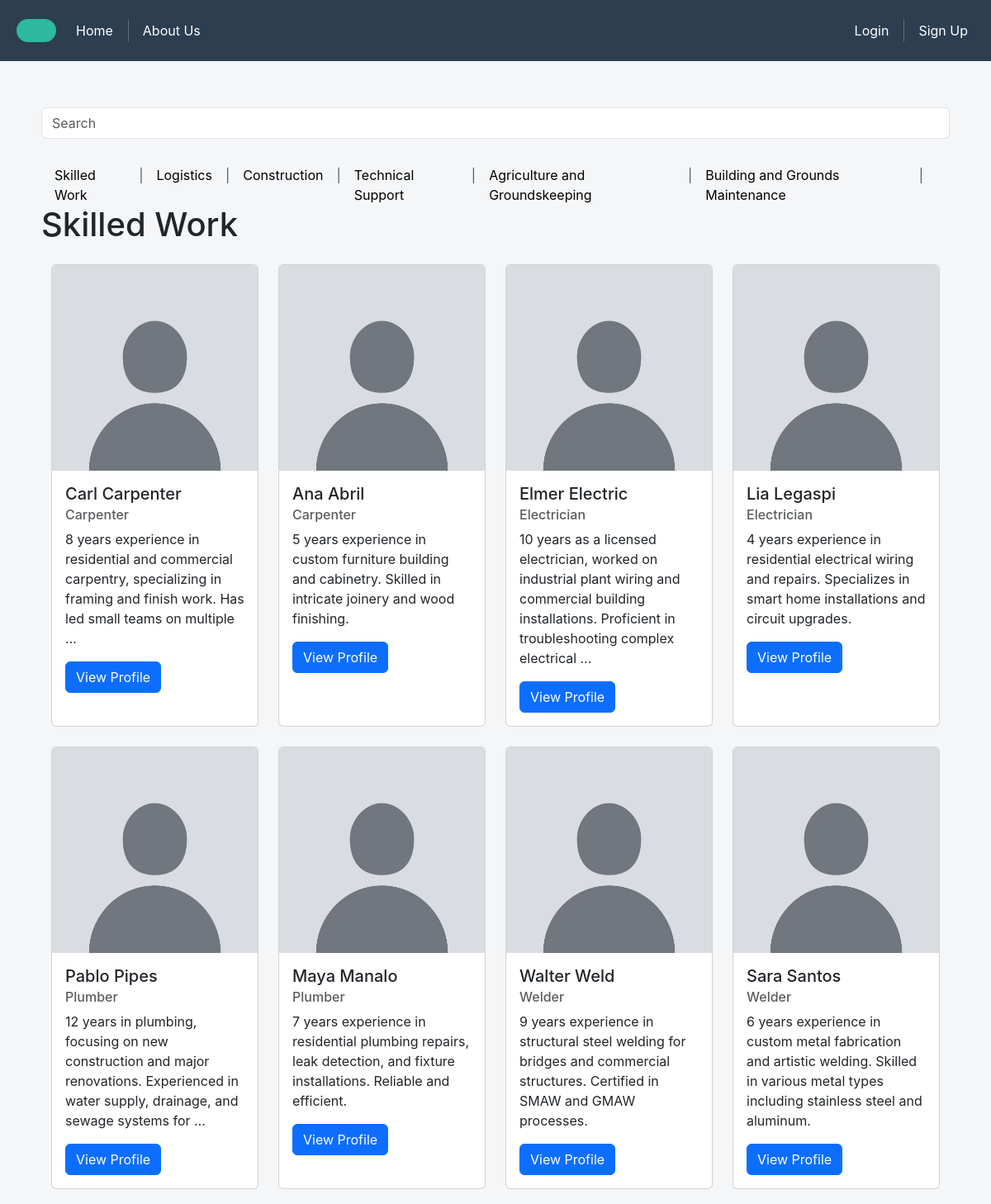
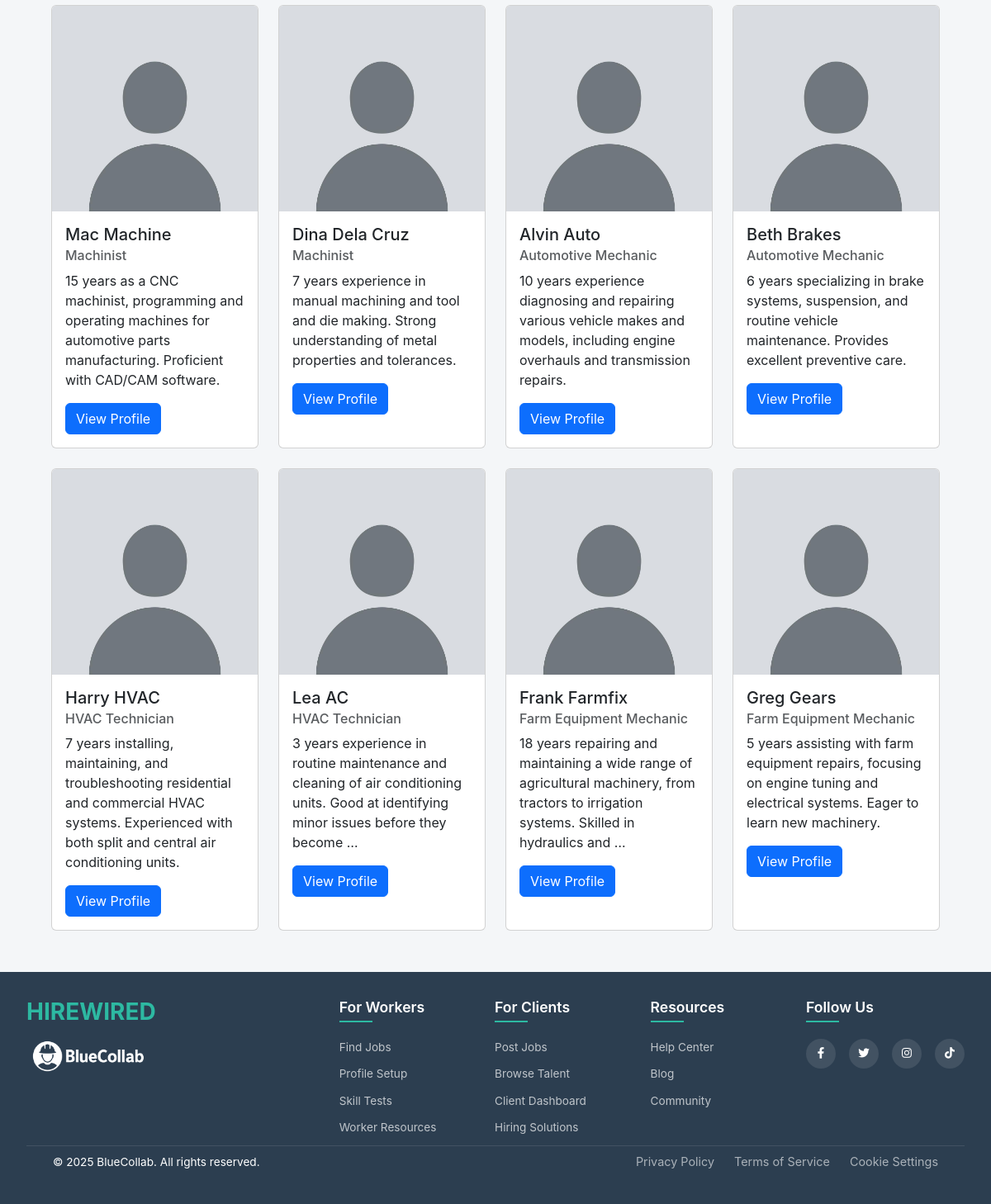
Page /workers/ on the committed database (2 pictures, top to bottom).
### findjob/models.py (models this page shows)
class Application(models.Model):
    worker = models.ForeignKey(settings.AUTH_USER_MODEL, on_delete=models.CASCADE)
    job = models.ForeignKey(Job, on_delete=models.CASCADE)
    applied_at = models.DateTimeField(auto_now_add=True)
    class Meta:
        unique_together = ('worker', 'job')  # Prevent duplicate applications

class Job(models.Model):
    name = models.CharField(max_length=255)
    description = models.TextField(blank=True)
    category = models.CharField(max_length=255)
    schedule = models.CharField(max_length=255)
    salary = models.DecimalField(decimal_places=2, max_digits=10)
    details = models.TextField(blank=True)

### session/models.py (models this page shows, shortened)
class User(AbstractUser):
    USER_TYPE_CHOICES = (
        ('worker', 'Worker'),
        ('employer', 'Employer'),
    )
    username = models.CharField(max_length=20, unique=True)
    user_type = models.CharField(max_length=10, choices=USER_TYPE_CHOICES)
    contact_number = models.CharField(max_length=100, blank=True, null=True)
    objects = UserManager()

### profiles/models.py (models this page shows, shortened)
class WorkerProfile(models.Model):
    user = models.OneToOneField(settings.AUTH_USER_MODEL, on_delete=models.CASCADE)
    experience = models.TextField(blank=True)
    details = models.TextField(blank=True)
    contact_number = models.CharField(max_length=100, blank=True)
    profile_picture = models.ImageField(upload_to='profile_pictures/', blank=True, null=True, default='profile_pictures/default.jpg')
    certification = models.FileField(upload_to='certifications/', blank=True, null=True)

### hireworkers/views.py (the view)
# urls.py: path('workers/', hire_workers_view, name='hire_workers_view'),
def hire_workers_view(request, *args, **kwargs):
    search_query = request.GET.get("search_query")
    categories = Job.objects.values_list('category', flat=True).distinct()
    categories = list(categories)
    selected_category = request.GET.get('category') or (categories[0] if categories else None)
    print(selected_category)
    applications = []
    if selected_category:
        jobs_in_category = Job.objects.filter(category=selected_category)
        applications = Application.objects.filter(job__in=jobs_in_category)
        if search_query:
            applications = (
                applications.filter(worker__workerprofile__experience__icontains=search_query)
                | applications.filter(job__name__icontains=search_query)
                | applications.filter(job__description__icontains=search_query)
            )
    context = {
        'categories': categories,
        'selected_category': selected_category,
        'applications': applications,
    }
    return render(request, 'workers.html', context)

### hireworkers/templates/workers.html (shortened to what this page needs)
{% extends 'base.html' %}
{% block nav %}
    {% include 'nav.html' %}
{% endblock %}
{% block content %}
    <div class="body-container">
        <div class="col">
        <form method="GET">
            <div class="row mb-3">
                <div class="col">
                    <input type="text" name="search_query" id="search" class="form-control" placeholder="Search">
                </div>
            </div>
        </form>
        </div>
        <div class="row">
            <nav class="d-flex justify-content-center mt-3">
                {% for cat in categories %}
                    <a href="?category={{ cat }}" class="px-3 categories-nav {% if cat == selected_category %}active{% endif %}">{{ cat }}</a>
                    {% if not forloop.last %}<span class="text-muted">|</span>{% endif %}
                {% endfor %}
            </nav>
        </div>
        <h1>{{ selected_category }}</h1>
        <div class="container mt-4">
        <div class="row row-cols-1 row-cols-sm-2 row-cols-md-3 row-cols-lg-4 g-4">
            {% for app in applications %}
            <div class="col">
                <div class="card h-100">
                    <img src="{{ app.worker.workerprofile.profile_picture.url }}" class="card-img-top" alt="...">
                    <div class="card-body">
                        <h5 class="card-title">{{ app.worker.get_full_name }}</h5>
                        <h6 class="card-subtitle mb-2 text-muted">{{ app.job.name }}</h6>
                        <p class="card-text">{{ app.worker.workerprofile.experience|truncatewords:20 }}</p>
                        <a href="{% url 'hire_worker_profile_view' app.worker.id %}" class="btn btn-primary">View Profile</a>
                    </div>
                </div>
            </div>
            {% empty %}
                <p>No workers found for this category.</p>
            {% endfor %}
        </div>
        </div>
    </div>
{% endblock %}
{% block footer %}
    {% include 'footer.html' %}
{% endblock %}

### static/css/style.css (style rules this page uses)
body { font-family: 'Inter', sans-serif; padding-top: 80px; position: relative; background-color: #f4f6f8; }
.body-container { display: block; margin: 50px; }
a.categories-nav { color: black; text-decoration: none; }

### rows in the picture
Application: worker.workerprofile.profile_picture (placeholder picture), worker.get_full_name "Carl Carpenter", job.name "Carpenter", worker.workerprofile.experience "8 years experience in residential and commercial carpentry, specializing in framing and finish work. Has led small teams on multiple …"
Application: worker.workerprofile.profile_picture (placeholder picture), worker.get_full_name "Ana Abril", job.name "Carpenter", worker.workerprofile.experience "5 years experience in custom furniture building and cabinetry. Skilled in intricate joinery and wood finishing."
Application: worker.workerprofile.profile_picture (placeholder picture), worker.get_full_name "Elmer Electric", job.name "Electrician", worker.workerprofile.experience "10 years as a licensed electrician, worked on industrial plant wiring and commercial building installations. Proficient in troubleshooting complex electrical …"
Application: worker.workerprofile.profile_picture (placeholder picture), worker.get_full_name "Lia Legaspi", job.name "Electrician", worker.workerprofile.experience "4 years experience in residential electrical wiring and repairs. Specializes in smart home installations and circuit upgrades."
Application: worker.workerprofile.profile_picture (placeholder picture), worker.get_full_name "Pablo Pipes", job.name "Plumber", worker.workerprofile.experience "12 years in plumbing, focusing on new construction and major renovations. Experienced in water supply, drainage, and sewage systems for …"
Application: worker.workerprofile.profile_picture (placeholder picture), worker.get_full_name "Maya Manalo", job.name "Plumber", worker.workerprofile.experience "7 years experience in residential plumbing repairs, leak detection, and fixture installations. Reliable and efficient."
Application: worker.workerprofile.profile_picture (placeholder picture), worker.get_full_name "Walter Weld", job.name "Welder", worker.workerprofile.experience "9 years experience in structural steel welding for bridges and commercial structures. Certified in SMAW and GMAW processes."
Application: worker.workerprofile.profile_picture (placeholder picture), worker.get_full_name "Sara Santos", job.name "Welder", worker.workerprofile.experience "6 years experience in custom metal fabrication and artistic welding. Skilled in various metal types including stainless steel and aluminum."
Application: worker.workerprofile.profile_picture (placeholder picture), worker.get_full_name "Mac Machine", job.name "Machinist", worker.workerprofile.experience "15 years as a CNC machinist, programming and operating machines for automotive parts manufacturing. Proficient with CAD/CAM software."
Application: worker.workerprofile.profile_picture (placeholder picture), worker.get_full_name "Dina Dela Cruz", job.name "Machinist", worker.workerprofile.experience "7 years experience in manual machining and tool and die making. Strong understanding of metal properties and tolerances."
Application: worker.workerprofile.profile_picture (placeholder picture), worker.get_full_name "Alvin Auto", job.name "Automotive Mechanic", worker.workerprofile.experience "10 years experience diagnosing and repairing various vehicle makes and models, including engine overhauls and transmission repairs."
Application: worker.workerprofile.profile_picture (placeholder picture), worker.get_full_name "Beth Brakes", job.name "Automotive Mechanic", worker.workerprofile.experience "6 years specializing in brake systems, suspension, and routine vehicle maintenance. Provides excellent preventive care."
Application: worker.workerprofile.profile_picture (placeholder picture), worker.get_full_name "Harry HVAC", job.name "HVAC Technician", worker.workerprofile.experience "7 years installing, maintaining, and troubleshooting residential and commercial HVAC systems. Experienced with both split and central air conditioning units."
Application: worker.workerprofile.profile_picture (placeholder picture), worker.get_full_name "Lea AC", job.name "HVAC Technician", worker.workerprofile.experience "3 years experience in routine maintenance and cleaning of air conditioning units. Good at identifying minor issues before they become …"
Application: worker.workerprofile.profile_picture (placeholder picture), worker.get_full_name "Frank Farmfix", job.name "Farm Equipment Mechanic", worker.workerprofile.experience "18 years repairing and maintaining a wide range of agricultural machinery, from tractors to irrigation systems. Skilled in hydraulics and …"
Application: worker.workerprofile.profile_picture (placeholder picture), worker.get_full_name "Greg Gears", job.name "Farm Equipment Mechanic", worker.workerprofile.experience "5 years assisting with farm equipment repairs, focusing on engine tuning and electrical systems. Eager to learn new machinery."

### other values in the picture
{{ cat }} "Skilled Work" "Logistics" "Construction" "Technical Support" "Agriculture and Groundskeeping" "Building and Grounds Maintenance"
{{ selected_category }} "Skilled Work"
